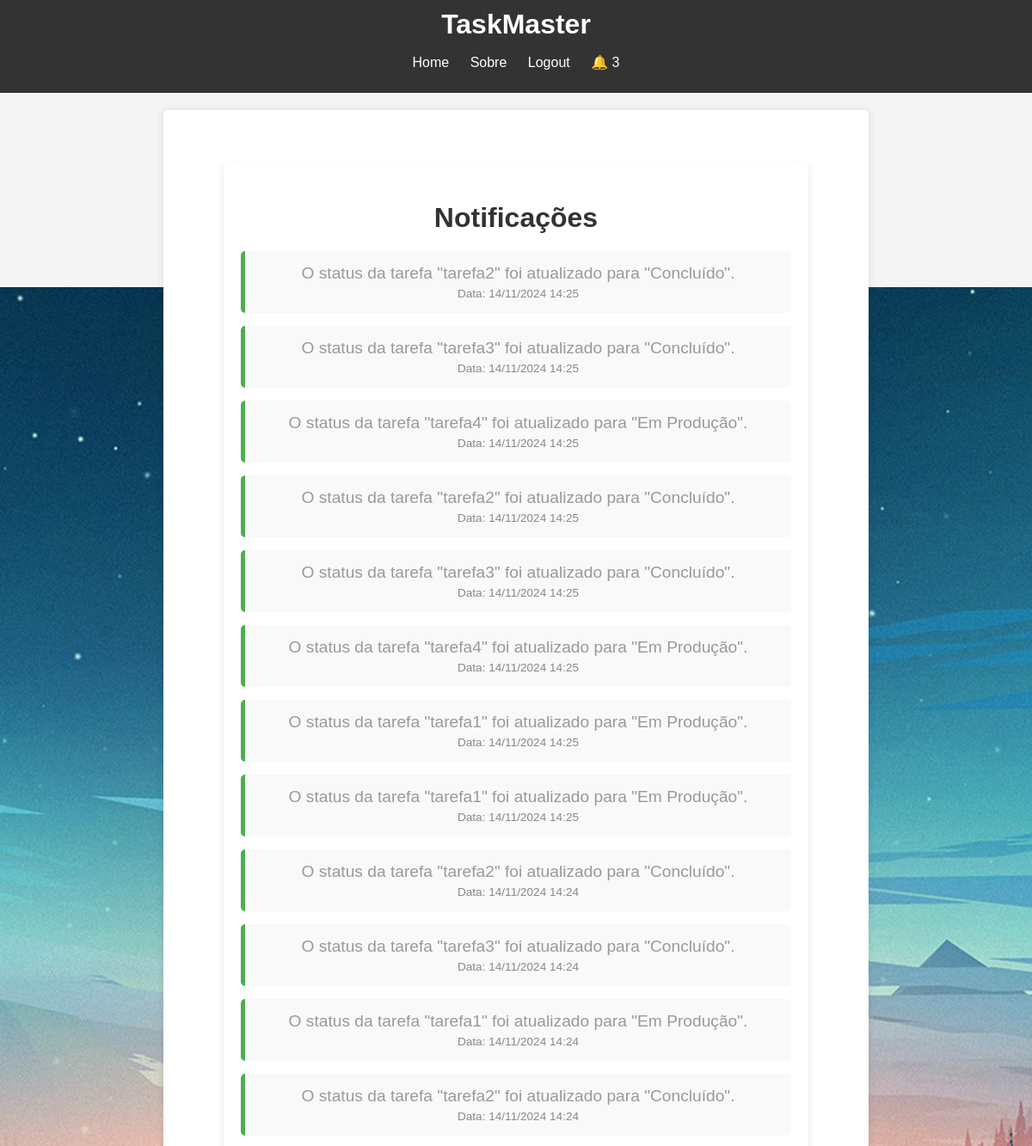
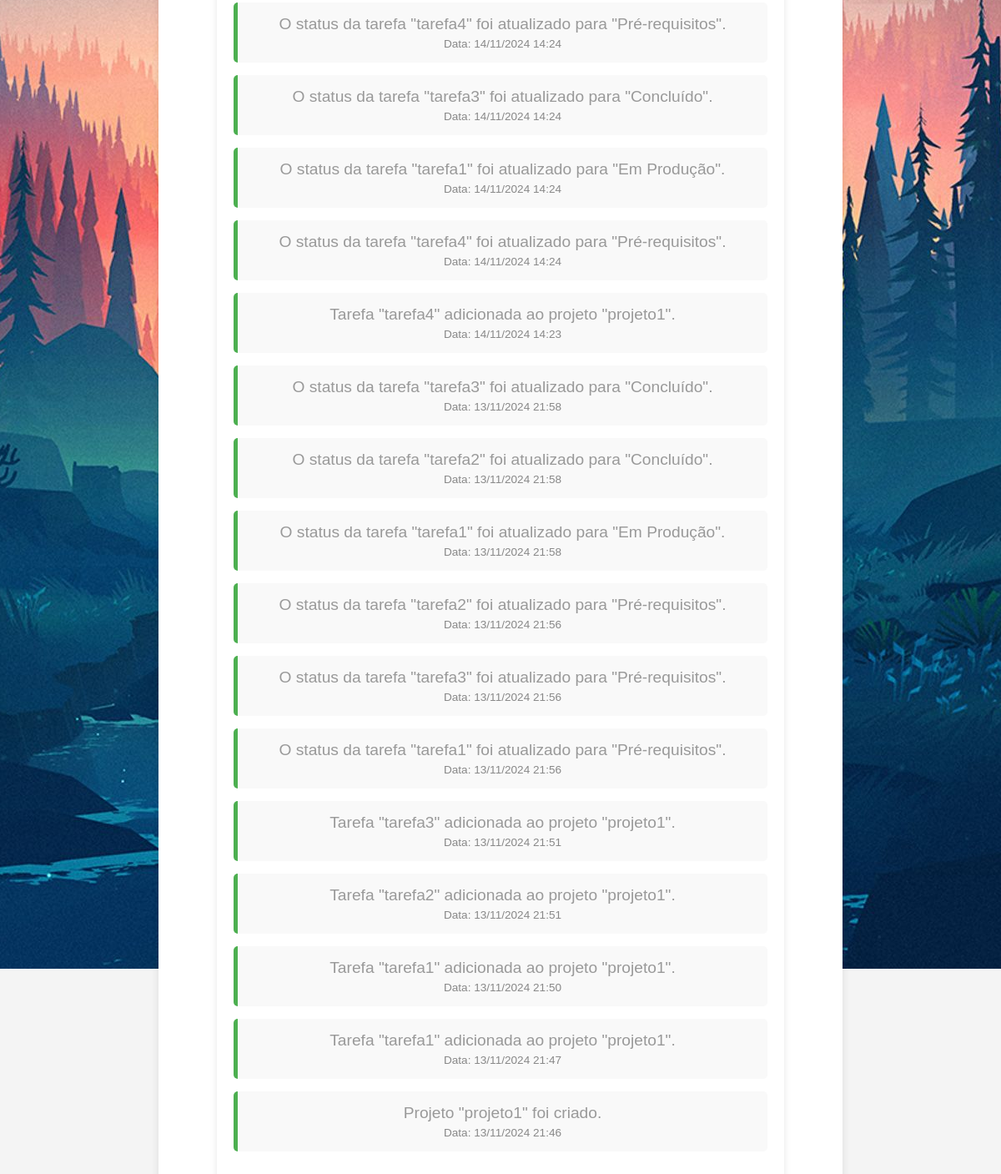
The page /notificacoes (signed in) on the database its author committed (2 pictures, top to bottom).
### website/models.py (models this page shows, shortened)
class Notification(db.Model):
    __tablename__ = 'notification'
    id = db.Column(db.Integer, primary_key=True)
    user_id = db.Column(db.Integer, db.ForeignKey('usuario.id'), nullable=False)
    content = db.Column(db.String(255), nullable=False)
    project_id = db.Column(db.Integer, db.ForeignKey('project.id'))
    task_id = db.Column(db.Integer, db.ForeignKey('task.id_task'))
    created_at = db.Column(db.DateTime, default=datetime.utcnow)

### website/auth.py (the view)
@auth.route('/notificacoes')
@login_required
def notificacoes():
    notificacoes = Notification.query.filter_by(user_id=current_user.id).order_by(Notification.created_at.desc()).all()
    return render_template('notificacoes.html', notificacoes=notificacoes)

### website/__init__.py (called while the page is built)
def create_app():
    app = Flask(__name__)
    app.config['SECRET_KEY'] = 'dev'
    app.config['SQLALCHEMY_DATABASE_URI'] = f'sqlite:///{DB_NAME}'
    db.init_app(app)
    from .views import views
    from .auth import auth
    app.register_blueprint(views, url_prefix='/')
    app.register_blueprint(auth, url_prefix='/')
    from .models import Usuario, Project
    create_db(app)
    login_manager = LoginManager()
    login_manager.login_view = 'auth.login'  # Rota de login se o usuário não estiver autenticado
    login_manager.init_app(app)
    @login_manager.user_loader
    def load_user(id):
        return Usuario.query.get(int(id))
    return app

### website/templates/notificacoes.html (shortened to what this page needs)
{% extends 'base.html' %}
{% block content %}
<head>
    <link rel="stylesheet" href="{{ url_for('static', filename='notificacao.css') }}">
</head>
<body>
    <div class="notification-container">
        <h2>Notificações</h2>
        {% for notificacao in notificacoes %}
            <div class="update">
                <p>{{ notificacao.content }}</p>
                <p class="date">Data: {{ notificacao.created_at.strftime('%d/%m/%Y %H:%M') }}</p>
            </div>
        {% else %}
            <p>Nenhuma notificação disponível.</p>
        {% endfor %}
    </div>
</body>
{% endblock %}

### website/static/taskMaster.css (style rules this page uses)
body { font-family: Arial, sans-serif; background-color: #e0e0e0; margin: 0; padding: 0; background: url('login.jpg') no-repeat center fixed; }
.main h2 { margin-bottom: 20px; color: #333333; }

### website/static/notificacao.css (style rules this page uses)
body { font-family: 'Arial', sans-serif; background-color: #f4f4f4; margin: 0; padding: 0; color: #333; }
.notification-container { width: 80%; max-width: 900px; margin: 50px auto; background-color: #fff; border-radius: 8px; box-shadow: 0 4px 8px rgba(0, 0, 0, 0.1); padding: 20px; }
h2 { text-align: center; color: #4CAF50; font-size: 2rem; margin-bottom: 20px; }
.update { background-color: #f9f9f9; padding: 15px; border-left: 5px solid #4CAF50; margin-bottom: 15px; border-radius: 5px; }
.update p { margin: 0; font-size: 1rem; color: #555; }
.update .date { font-size: 0.85rem; color: #888; margin-top: 5px; }
.notification-container p { text-align: center; font-size: 1.2rem; color: #999; }

### rows shown on the page
Notification: content "O status da tarefa \"tarefa2\" foi atualizado para \"Concluído\".", created_at "14/11/2024 14:25"
Notification: content "O status da tarefa \"tarefa3\" foi atualizado para \"Concluído\".", created_at "14/11/2024 14:25"
Notification: content "O status da tarefa \"tarefa4\" foi atualizado para \"Em Produção\".", created_at "14/11/2024 14:25"
Notification: content "O status da tarefa \"tarefa2\" foi atualizado para \"Concluído\".", created_at "14/11/2024 14:25"
Notification: content "O status da tarefa \"tarefa3\" foi atualizado para \"Concluído\".", created_at "14/11/2024 14:25"
Notification: content "O status da tarefa \"tarefa4\" foi atualizado para \"Em Produção\".", created_at "14/11/2024 14:25"
Notification: content "O status da tarefa \"tarefa1\" foi atualizado para \"Em Produção\".", created_at "14/11/2024 14:25"
Notification: content "O status da tarefa \"tarefa1\" foi atualizado para \"Em Produção\".", created_at "14/11/2024 14:25"
Notification: content "O status da tarefa \"tarefa2\" foi atualizado para \"Concluído\".", created_at "14/11/2024 14:24"
Notification: content "O status da tarefa \"tarefa3\" foi atualizado para \"Concluído\".", created_at "14/11/2024 14:24"
Notification: content "O status da tarefa \"tarefa1\" foi atualizado para \"Em Produção\".", created_at "14/11/2024 14:24"
Notification: content "O status da tarefa \"tarefa2\" foi atualizado para \"Concluído\".", created_at "14/11/2024 14:24"
Notification: content "O status da tarefa \"tarefa4\" foi atualizado para \"Pré-requisitos\".", created_at "14/11/2024 14:24"
Notification: content "O status da tarefa \"tarefa3\" foi atualizado para \"Concluído\".", created_at "14/11/2024 14:24"
Notification: content "O status da tarefa \"tarefa1\" foi atualizado para \"Em Produção\".", created_at "14/11/2024 14:24"
Notification: content "O status da tarefa \"tarefa4\" foi atualizado para \"Pré-requisitos\".", created_at "14/11/2024 14:24"
Notification: content "Tarefa \"tarefa4\" adicionada ao projeto \"projeto1\".", created_at "14/11/2024 14:23"
Notification: content "O status da tarefa \"tarefa3\" foi atualizado para \"Concluído\".", created_at "13/11/2024 21:58"
Notification: content "O status da tarefa \"tarefa2\" foi atualizado para \"Concluído\".", created_at "13/11/2024 21:58"
Notification: content "O status da tarefa \"tarefa1\" foi atualizado para \"Em Produção\".", created_at "13/11/2024 21:58"
Notification: content "O status da tarefa \"tarefa2\" foi atualizado para \"Pré-requisitos\".", created_at "13/11/2024 21:56"
Notification: content "O status da tarefa \"tarefa3\" foi atualizado para \"Pré-requisitos\".", created_at "13/11/2024 21:56"
Notification: content "O status da tarefa \"tarefa1\" foi atualizado para \"Pré-requisitos\".", created_at "13/11/2024 21:56"
Notification: content "Tarefa \"tarefa3\" adicionada ao projeto \"projeto1\".", created_at "13/11/2024 21:51"
Notification: content "Tarefa \"tarefa2\" adicionada ao projeto \"projeto1\".", created_at "13/11/2024 21:51"
Notification: content "Tarefa \"tarefa1\" adicionada ao projeto \"projeto1\".", created_at "13/11/2024 21:50"
Notification: content "Tarefa \"tarefa1\" adicionada ao projeto \"projeto1\".", created_at "13/11/2024 21:47"
Notification: content "Projeto \"projeto1\" foi criado.", created_at "13/11/2024 21:46"
